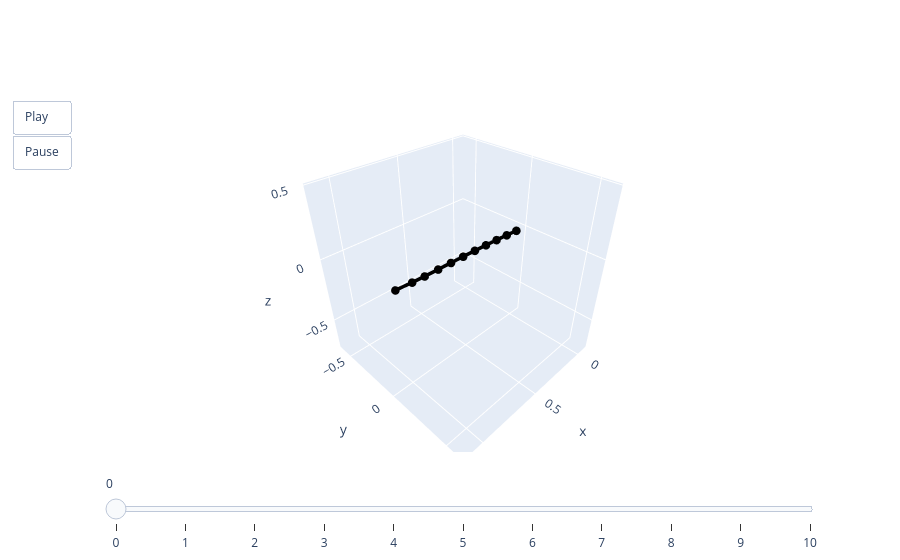

The notebook cell saved with this chart:
### Code cell
animate(pred_train[0])

### Figure 1 — Plotly figure (JSON) as saved in the notebook; plotly's stock layout.template omitted (floating-point values rounded to 4 significant figures)
{"data": [{"line": {"color": "black", "width": 7}, "marker": {"size": 5}, "mode": "lines+markers", "type": "scatter3d", "x": [0, 0.1051, 0.2107, 0.3161, 0.4217, 0.5272, 0.6329, 0.7384, 0.8444, 0.938, 1.057], "y": [0, 0, 0, 0, 0, 0, 0, 0, 0, 0, 0], "z": [0, 0.006184, 0.01185, 0.01668, 0.02056, 0.02353, 0.02589, 0.02804, 0.03069, 0.03467, 0.04239]}], "layout": {"scene": {"aspectmode": "cube", "xaxis": {"autorange": false, "range": [-0.1057, 1.162]}, "yaxis": {"autorange": false, "range": [-0.634, 0.634]}, "zaxis": {"autorange": false, "range": [-0.7587, 0.5092]}}, "sliders": [{"steps": [{"args": [["0"], {"frame": {"duration": 0, "redraw": true}, "mode": "immediate"}], "label": "0", "method": "animate"}, {"args": [["1"], {"frame": {"duration": 0, "redraw": true}, "mode": "immediate"}], "label": "1", "method": "animate"}, {"args": [["2"], {"frame": {"duration": 0, "redraw": true}, "mode": "immediate"}], "label": "2", "method": "animate"}, {"args": [["3"], {"frame": {"duration": 0, "redraw": true}, "mode": "immediate"}], "label": "3", "method": "animate"}, {"args": [["4"], {"frame": {"duration": 0, "redraw": true}, "mode": "immediate"}], "label": "4", "method": "animate"}, {"args": [["5"], {"frame": {"duration": 0, "redraw": true}, "mode": "immediate"}], "label": "5", "method": "animate"}, {"args": [["6"], {"frame": {"duration": 0, "redraw": true}, "mode": "immediate"}], "label": "6", "method": "animate"}, {"args": [["7"], {"frame": {"duration": 0, "redraw": true}, "mode": "immediate"}], "label": "7", "method": "animate"}, {"args": [["8"], {"frame": {"duration": 0, "redraw": true}, "mode": "immediate"}], "label": "8", "method": "animate"}, {"args": [["9"], {"frame": {"duration": 0, "redraw": true}, "mode": "immediate"}], "label": "9", "method": "animate"}, {"args": [["10"], {"frame": {"duration": 0, "redraw": true}, "mode": "immediate"}], "label": "10", "method": "animate"}]}], "updatemenus": [{"buttons": [{"args": [null, {"frame": {"duration": 50, "redraw": true}, "fromcurrent": true}], "label": "Play", "method": "animate"}, {"args": [[null], {"frame": {"duration": 0, "redraw": true}, "mode": "immediate"}], "label": "Pause", "method": "animate"}], "showactive": false, "type": "buttons"}]}}
